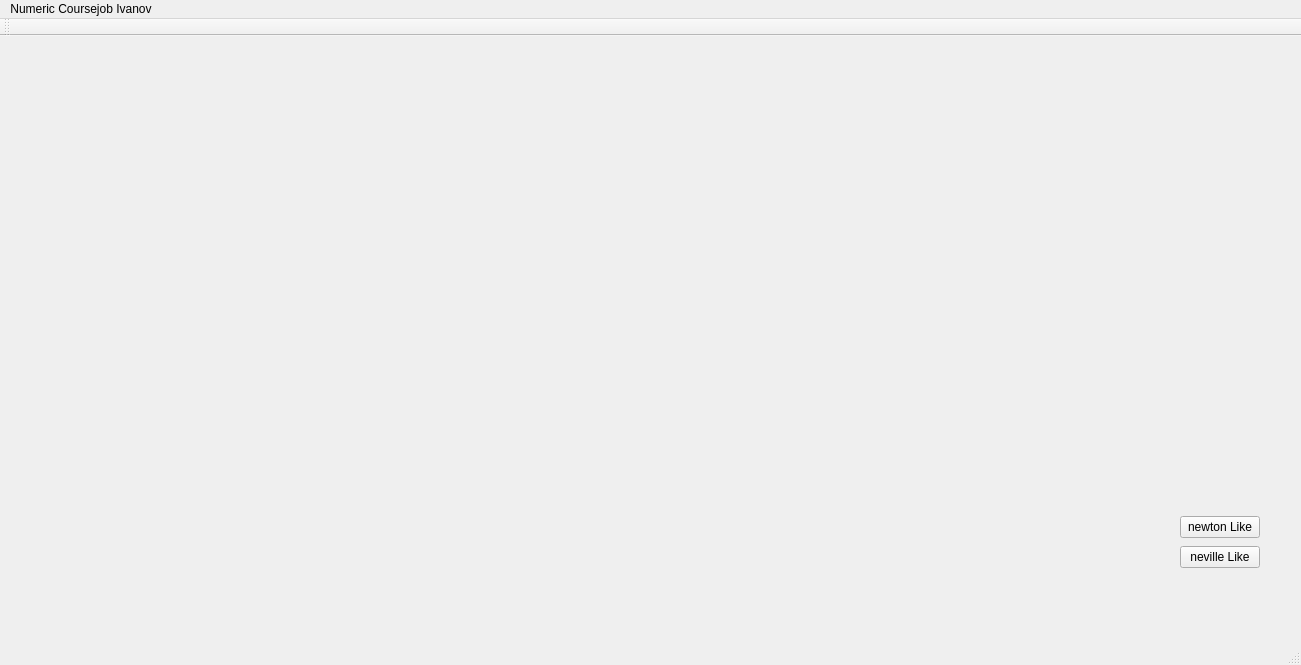
<?xml version="1.0" encoding="UTF-8"?>
<ui version="4.0">
 <class>MainWindow</class>
 <widget class="QMainWindow" name="MainWindow">
  <property name="geometry">
   <rect>
    <x>0</x>
    <y>0</y>
    <width>1301</width>
    <height>665</height>
   </rect>
  </property>
  <property name="windowTitle">
   <string>MainWindow</string>
  </property>
  <widget class="QWidget" name="centralWidget">
   <widget class="QCustomPlot" name="plot" native="true">
    <property name="geometry">
     <rect>
      <x>30</x>
      <y>30</y>
      <width>1111</width>
      <height>511</height>
     </rect>
    </property>
   </widget>
   <widget class="QPushButton" name="newtonButton">
    <property name="geometry">
     <rect>
      <x>1180</x>
      <y>480</y>
      <width>80</width>
      <height>22</height>
     </rect>
    </property>
    <property name="text">
     <string>newton Like</string>
    </property>
   </widget>
   <widget class="QPushButton" name="nevileButton">
    <property name="geometry">
     <rect>
      <x>1180</x>
      <y>510</y>
      <width>80</width>
      <height>22</height>
     </rect>
    </property>
    <property name="text">
     <string>neville Like</string>
    </property>
   </widget>
  </widget>
  <widget class="QMenuBar" name="menuBar">
   <property name="geometry">
    <rect>
     <x>0</x>
     <y>0</y>
     <width>1301</width>
     <height>19</height>
    </rect>
   </property>
   <widget class="QMenu" name="menuNumeric_Coursejob_Ivanov">
    <property name="title">
     <string>Numeric Coursejob Ivanov</string>
    </property>
   </widget>
   <addaction name="menuNumeric_Coursejob_Ivanov"/>
  </widget>
  <widget class="QToolBar" name="mainToolBar">
   <attribute name="toolBarArea">
    <enum>TopToolBarArea</enum>
   </attribute>
   <attribute name="toolBarBreak">
    <bool>false</bool>
   </attribute>
  </widget>
  <widget class="QStatusBar" name="statusBar"/>
 </widget>
 <layoutdefault spacing="6" margin="11"/>
 <customwidgets>
  <customwidget>
   <class>QCustomPlot</class>
   <extends>QWidget</extends>
   <header>qcustomplot.h</header>
   <container>1</container>
  </customwidget>
 </customwidgets>
 <resources/>
 <connections/>
</ui>
